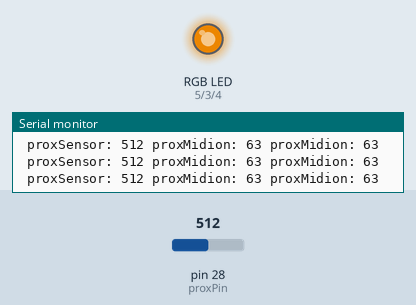
Simulated run of this sketch. Board: Teensy 4. Shown: an RGB LED mixed from three pins (HIGH = lit), the last lines printed to the serial monitor. The inputs (shaded band) are chosen by the test bench; at power-on: pin 28 (proxPin) = 512. Dim RGB values are drawn brighter than linear.

Above: at 1.2 s.
1.3 s: pin 28 (proxPin) set to 716
At 2.0 s:
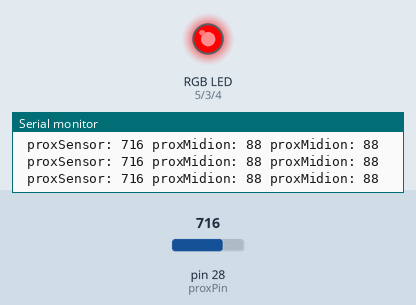
2.8 s: pin 28 (proxPin) set to 306
At 3.2 s:
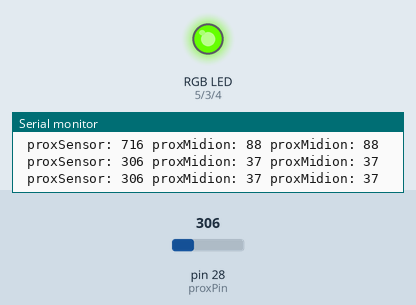
4.3 s: pin 28 (proxPin) set to 122
At 5.5 s:
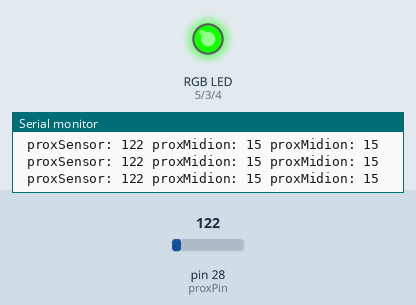
5.8 s: pin 28 (proxPin) set to 0
At 6.7 s:
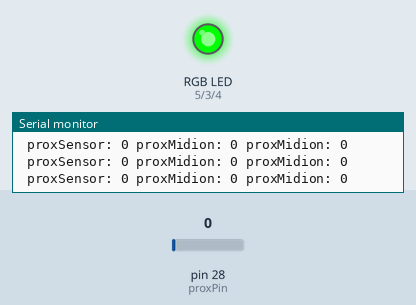
7.3 s: pin 28 (proxPin) set to 900
At 7.8 s:
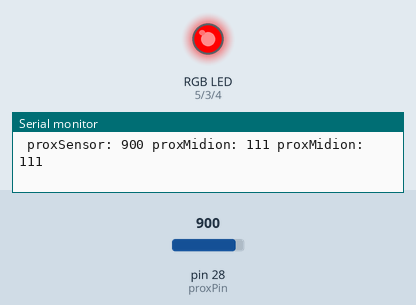
Timing chart, 0 to 9.8 s (numbered marks = the images above; inputs shaded):
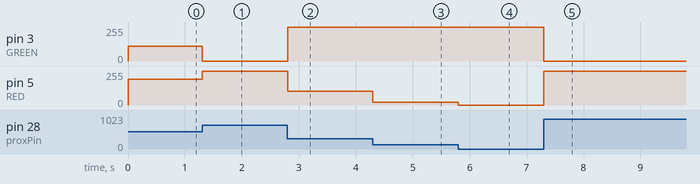

The sketch:

proxsensormillis.ino
```cpp
  #include <MIDI.h>
  const int channel = 1;

  const int proxPin = A14;                        //proxSensor on A14

  unsigned long time;                            // mili timer
  unsigned long timeProxMidiOn = 0;              // timer midi notes on
  unsigned long timeProxMidiOff = 0;             // timer midi notes on
  unsigned long proxMidiDelay = 250;             // time between midi note off-on
  unsigned long proxMidiSustain = 50;           // length between midi note on-off  SUSTAIN CANNOT BE LONGER THAT DELAY!!!

  unsigned long timeSerialPrint = 0;
  unsigned long serialPrintDelay = 200;

  #define GREEN 3                                //LEDS
  #define BLUE 4
  #define RED 5

void setup() {

  digitalWrite(proxPin, INPUT);                  //enable pullup resistor

  pinMode(GREEN, OUTPUT);
  pinMode(BLUE, OUTPUT);
  pinMode(RED, OUTPUT);

  Serial.begin(9600);                            // use the serial port

}

void loop() {

  time = millis();

  int proxSensor = analogRead(proxPin);                                                           //read proximity sensor
  int proxMidi = map (proxSensor, 0, 1023, 0, 127);                                               //map midinotes according to sensor value

  if (time - timeProxMidiOn >= proxMidiDelay) {                                                   //after the amount of proxMidiDelay time, send midi note
    usbMIDI.sendNoteOn(proxMidi,123,channel);
    timeProxMidiOn = time;                                                                        //set times equal
    timeProxMidiOff = time;
    }

  if (time - timeProxMidiOff >= proxMidiSustain) {                                                //after amount of time proxMidiSustain, send midi off
    usbMIDI.sendNoteOff(proxMidi,123,channel);
    }

  int redVal = map (proxSensor, 300, 650, 100, 255);                                              //make sensor react to ableton send midis? or keep at straight sign?
  int greenVal = map (proxSensor, 330, 650, 255, 0);                                              //calculate rgb led values according to sensordata
  analogWrite(GREEN, greenVal);                                                                   //write rgb led values
  analogWrite(RED, redVal);

  if(time-timeSerialPrint>=serialPrintDelay) {                                                    //after amount of time serialPrintDelay send Serial Print data
    timeSerialPrint = time;
    Serial.print(" proxSensor: ");
    Serial.print(proxSensor);
    Serial.print(" proxMidion: ");
    Serial.print(proxMidi);
    Serial.print(" proxMidion: ");
    Serial.print(proxMidi);
    Serial.println(" ");
  }
  while (usbMIDI.read()) ;                                                                        // read and discard any incoming MIDI messages
}
```

Measured:
- after the input at 1.3 s, pin 3 (GREEN): 110/255 → 0/255 at once; pin 5 (RED): 193/255 → 255/255 at once
- after the input at 2.8 s, pin 3 (GREEN): 0/255 → 255/255 at once; pin 5 (RED): 255/255 → 102/255 at once
- after the input at 4.3 s, pin 5 (RED): 102/255 → 22/255 at once
- after the input at 5.8 s, pin 5 (RED): 22/255 → 0/255 at once
- after the input at 7.3 s, pin 3 (GREEN): 255/255 → 0/255 at once; pin 5 (RED): 0/255 → 255/255 at once
